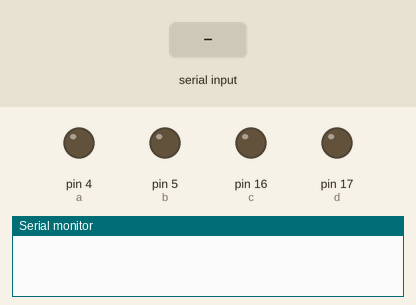
Simulated run of this sketch. Board: Arduino Uno, built with avr-gcc and run on an emulated ATmega328P. On the bench: output pins drawn as LEDs (lit = HIGH), the last lines printed to the serial monitor. Inputs (shaded band) come from the test bench.

Above: at 1.2 s.
1.3 s: "1" received over Serial
At 1.8 s:
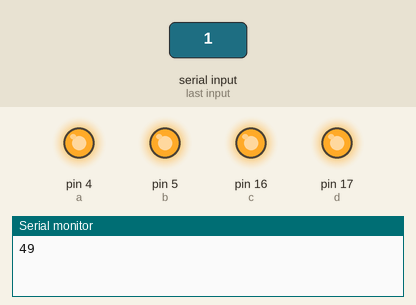
2.8 s: byte 1 (1) received over Serial
At 4.0 s:
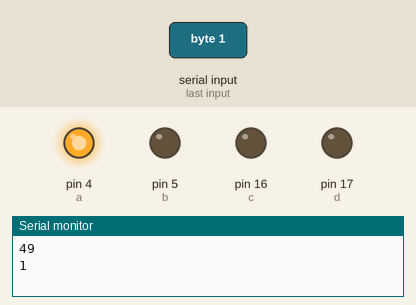
4.3 s: byte 3 (3) received over Serial
At 5.2 s:
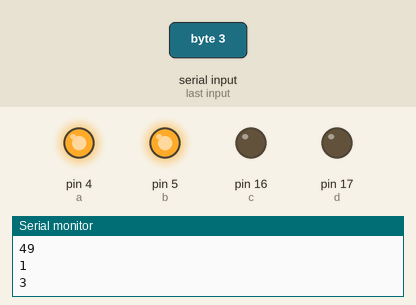
5.8 s: byte 4 (4) received over Serial
At 6.4 s:
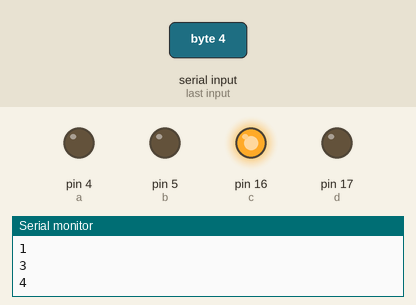
7.3 s: byte 5 (5) received over Serial
At 8.5 s:
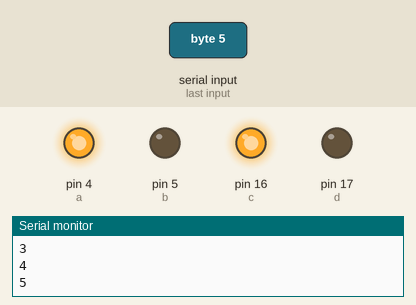
8.8 s: byte 6 (6) received over Serial
At 9.9 s:
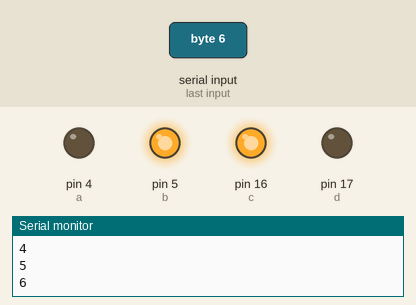
Timing chart, 0 to 11.3 s (numbered marks = the images above; inputs shaded):
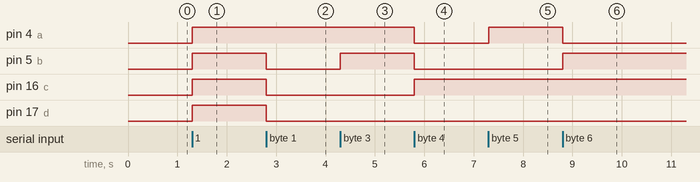

Measured:
- after the input at 1.3 s, pin 4 (a), pin 5 (b), pin 16 (c), pin 17 (d): LOW → HIGH at once
- after the input at 2.8 s, pin 5 (b), pin 16 (c), pin 17 (d): HIGH → LOW at once
- after the input at 4.3 s, pin 5 (b): LOW → HIGH at once
- after the input at 5.8 s, pin 4 (a), pin 5 (b): HIGH → LOW at once; pin 16 (c): LOW → HIGH at once
- after the input at 7.3 s, pin 4 (a): LOW → HIGH at once
- after the input at 8.8 s, pin 4 (a): HIGH → LOW at once; pin 5 (b): LOW → HIGH at once

The sketch:

_7Seg_display_t2_CA_1.ino.ino.ino
```cpp
const int a = 4;
const int b = 5;
const int c = 16;
const int d = 17;
void setup() {
  pinMode(a, OUTPUT);
  pinMode(b, OUTPUT);
  pinMode(c, OUTPUT);
  pinMode(d, OUTPUT);
Serial.begin(9600);
}

void loop() {
if (Serial.available() > 0) {
    int inByte = Serial.read();
    Serial.println(inByte);
    // do something different depending on the character received.
    // The switch statement expects single number values for each case;
    // in this exmaple, though, you're using single quotes to tell
    // the controllr to get the ASCII value for the character.  For
    // example 'a' = 97, 'b' = 98, and so forth:

  switch (inByte) {
      case 0:
        {digitalWrite(a,0);digitalWrite(b,0);digitalWrite(c,0);digitalWrite(d,0);}
        break;
      case 1:
       { digitalWrite(a,1);digitalWrite(b,0);digitalWrite(c,0);digitalWrite(d,0);}
        break;
      case 2:
        {digitalWrite(a,1);digitalWrite(b,0);digitalWrite(c,0);digitalWrite(d,0);}
        break;
      case 3:
       { digitalWrite(a,1);digitalWrite(b,1);digitalWrite(c,0);digitalWrite(d,0);}
        break;
      case 4:
        {digitalWrite(a,0);digitalWrite(b,0);digitalWrite(c,1);digitalWrite(d,0);}
        break;
       case 5:
        {digitalWrite(a,1);digitalWrite(b,0);digitalWrite(c,1);digitalWrite(d,0);}
        break;
       case 6:
        {digitalWrite(a,0);digitalWrite(b,1);digitalWrite(c,1);digitalWrite(d,0);}
        break;
       case 7:
        {digitalWrite(a,1);digitalWrite(b,1);digitalWrite(c,1);digitalWrite(d,0);}
        break;
       case 8:
        {digitalWrite(a,0);digitalWrite(b,0);digitalWrite(c,0);digitalWrite(d,1);}
        break;
        case 9:
        {digitalWrite(a,1);digitalWrite(b,0);digitalWrite(c,0);digitalWrite(d,1);}
        break;
      default:
        {// turn all the LEDs off:
        digitalWrite(a,1);digitalWrite(b,1);digitalWrite(c,1);digitalWrite(d,1);
        }
    }
  }
}
```
